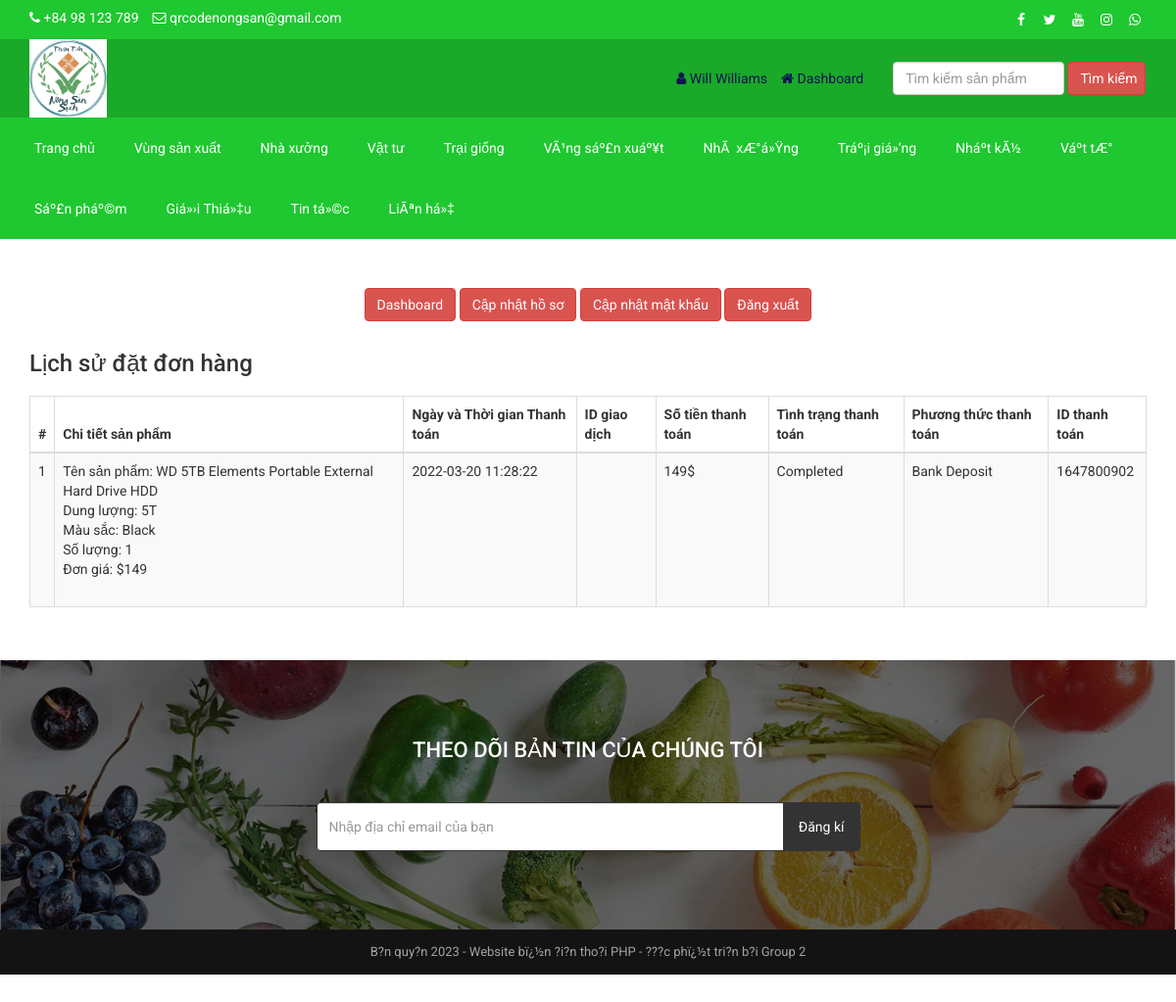
The page /customer-order.php (signed in) on the database as committed earlier.
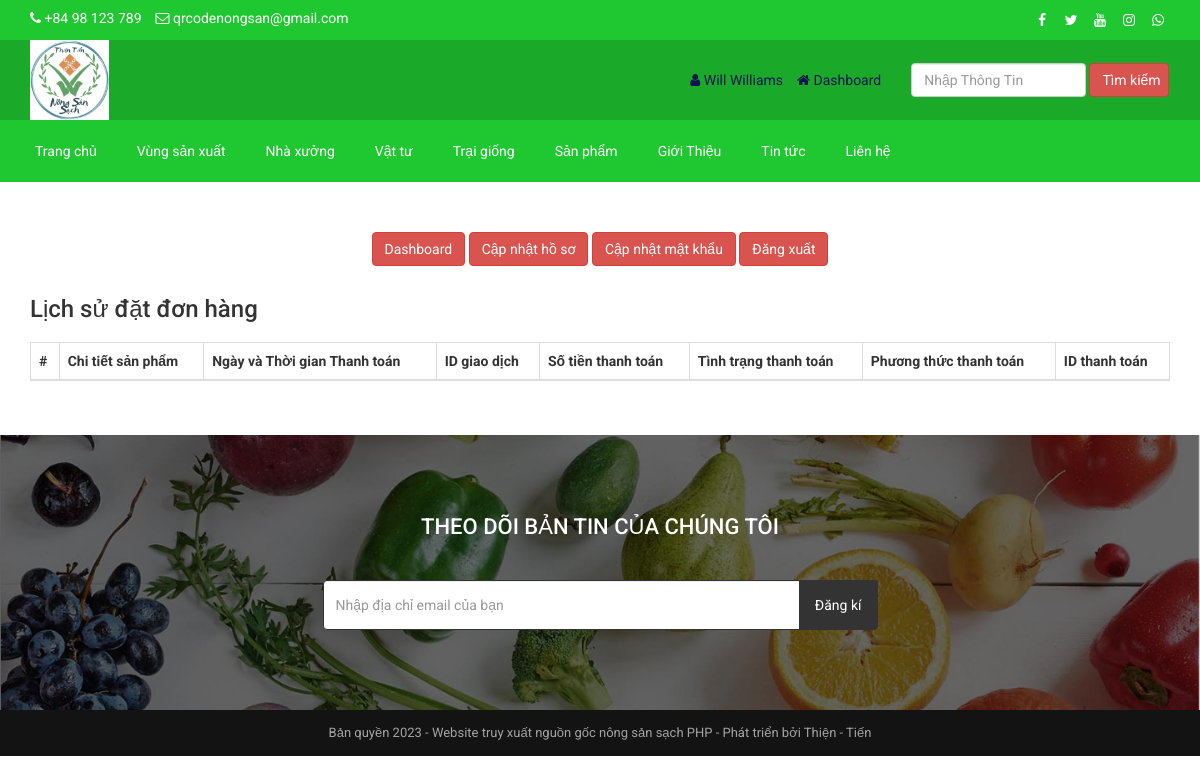
The same page on the database as committed later.
### tables this page shows
CREATE TABLE `tbl_social` (
  `social_id` int(11) NOT NULL,
  `social_name` varchar(30) NOT NULL,
  `social_url` varchar(255) NOT NULL,
  `social_icon` varchar(30) NOT NULL
);

CREATE TABLE `tbl_top_category` (
  `tcat_id` int(11) NOT NULL,
  `tcat_name` varchar(255) NOT NULL,
  `show_on_menu` int(1) NOT NULL
);

CREATE TABLE `tbl_page` (
  `id` int(11) NOT NULL,
  `about_title` varchar(255) NOT NULL,
  `about_content` mediumtext NOT NULL,
  `about_banner` varchar(255) NOT NULL,
  `about_meta_title` varchar(255) NOT NULL,
  `about_meta_keyword` mediumtext NOT NULL,
  `about_meta_description` mediumtext NOT NULL,
  `faq_title` varchar(255) NOT NULL,
  `faq_banner` varchar(255) NOT NULL,
  `faq_meta_title` varchar(255) NOT NULL,
  `faq_meta_keyword` mediumtext NOT NULL,
  `faq_meta_description` mediumtext NOT NULL,
  `blog_title` varchar(255) NOT NULL,
  `blog_banner` varchar(255) NOT NULL,
  `blog_meta_title` varchar(255) NOT NULL,
  `blog_meta_keyword` mediumtext NOT NULL,
  `blog_meta_description` mediumtext NOT NULL,
  `contact_title` varchar(255) NOT NULL,
  `contact_banner` varchar(255) NOT NULL,
  `contact_meta_title` varchar(255) NOT NULL,
  `contact_meta_keyword` mediumtext NOT NULL,
  `contact_meta_description` mediumtext NOT NULL,
  `pgallery_title` varchar(255) NOT NULL,
  `pgallery_banner` varchar(255) NOT NULL,
  `pgallery_meta_title` varchar(255) NOT NULL,
  `pgallery_meta_keyword` mediumtext NOT NULL,
  `pgallery_meta_description` mediumtext NOT NULL,
  `vgallery_title` varchar(255) NOT NULL,
  `vgallery_banner` varchar(255) NOT NULL,
  `vgallery_meta_title` varchar(255) NOT NULL,
  `vgallery_meta_keyword` mediumtext NOT NULL,
  `vgallery_meta_description` mediumtext NOT NULL
);

CREATE TABLE `tbl_payment` (
  `id` int(11) NOT NULL,
  `customer_id` int(11) NOT NULL,
  `customer_name` varchar(255) NOT NULL,
  `customer_email` varchar(255) NOT NULL,
  `payment_date` varchar(50) NOT NULL,
  `txnid` varchar(255) NOT NULL,
  `paid_amount` int(11) NOT NULL,
  `card_number` varchar(50) NOT NULL,
  `card_cvv` varchar(10) NOT NULL,
  `card_month` varchar(10) NOT NULL,
  `card_year` varchar(10) NOT NULL,
  `bank_transaction_info` mediumtext NOT NULL,
  `payment_method` varchar(20) NOT NULL,
  `payment_status` varchar(25) NOT NULL,
  `shipping_status` varchar(20) NOT NULL,
  `payment_id` varchar(255) NOT NULL
);

CREATE TABLE `tbl_order` (
  `id` int(11) NOT NULL,
  `product_id` int(11) NOT NULL,
  `product_name` varchar(255) NOT NULL,
  `size` varchar(100) NOT NULL,
  `color` varchar(100) NOT NULL,
  `quantity` varchar(50) NOT NULL,
  `unit_price` varchar(50) NOT NULL,
  `payment_id` varchar(255) NOT NULL
);

CREATE TABLE `tbl_settings` (
  `id` int(11) NOT NULL,
  `logo` varchar(100) NOT NULL,
  `favicon` varchar(100) NOT NULL,
  `footer_about` mediumtext NOT NULL,
  `footer_copyright` mediumtext NOT NULL,
  `contact_address` mediumtext NOT NULL,
  `contact_email` varchar(100) NOT NULL,
  `contact_phone` varchar(100) NOT NULL,
  `contact_fax` varchar(100) NOT NULL,
  `contact_map_iframe` mediumtext NOT NULL,
  `receive_email` varchar(100) NOT NULL,
  `receive_email_subject` varchar(100) NOT NULL,
  `receive_email_thank_you_message` mediumtext NOT NULL,
  `forget_password_message` mediumtext NOT NULL,
  `total_recent_post_footer` int(10) NOT NULL,
  `total_popular_post_footer` int(10) NOT NULL,
  `total_recent_post_sidebar` int(11) NOT NULL,
  `total_popular_post_sidebar` int(11) NOT NULL,
  `total_featured_product_home` int(11) NOT NULL,
  `total_latest_product_home` int(11) NOT NULL,
  `total_popular_product_home` int(11) NOT NULL,
  `meta_title_home` mediumtext NOT NULL,
  `meta_keyword_home` mediumtext NOT NULL,
  `meta_description_home` mediumtext NOT NULL,
  `banner_login` varchar(100) NOT NULL,
  `banner_registration` varchar(100) NOT NULL,
  `banner_forget_password` varchar(100) NOT NULL,
  `banner_reset_password` varchar(100) NOT NULL,
  `banner_search` varchar(100) NOT NULL,
  `banner_cart` varchar(100) NOT NULL,
  `banner_checkout` varchar(100) NOT NULL,
  `banner_product_category` varchar(100) NOT NULL,
  `banner_blog` varchar(100) NOT NULL,
  `cta_title` varchar(100) NOT NULL,
  `cta_content` mediumtext NOT NULL,
  `cta_read_more_text` varchar(100) NOT NULL,
  `cta_read_more_url` varchar(100) NOT NULL,
  `cta_photo` varchar(100) NOT NULL,
  `featured_product_title` varchar(100) NOT NULL,
  `featured_product_subtitle` varchar(100) NOT NULL,
  `latest_product_title` varchar(100) NOT NULL,
  `latest_product_subtitle` varchar(100) NOT NULL,
  `popular_product_title` varchar(100) NOT NULL,
  `popular_product_subtitle` varchar(100) NOT NULL,
  `testimonial_title` varchar(100) NOT NULL,
  `testimonial_subtitle` varchar(100) NOT NULL,
  `testimonial_photo` varchar(100) NOT NULL,
  `blog_title` varchar(100) NOT NULL,
  `blog_subtitle` varchar(100) NOT NULL,
  `newsletter_text` mediumtext NOT NULL,
  `paypal_email` varchar(100) NOT NULL,
  `stripe_public_key` varchar(100) NOT NULL,
  `stripe_secret_key` varchar(100) NOT NULL,
  `bank_detail` mediumtext NOT NULL,
  `before_head` mediumtext NOT NULL,
  `after_body` mediumtext NOT NULL,
  `before_body` mediumtext NOT NULL,
  `home_service_on_off` int(11) NOT NULL,
  `home_welcome_on_off` int(11) NOT NULL,
  `home_featured_product_on_off` int(11) NOT NULL,
  `home_latest_product_on_off` int(11) NOT NULL,
  `home_popular_product_on_off` int(11) NOT NULL,
  `home_testimonial_on_off` int(11) NOT NULL,
  `home_blog_on_off` int(11) NOT NULL,
  `newsletter_on_off` int(11) NOT NULL,
  `ads_above_welcome_on_off` int(1) NOT NULL,
  `ads_above_featured_product_on_off` int(1) NOT NULL,
  `ads_above_latest_product_on_off` int(1) NOT NULL,
  `ads_above_popular_product_on_off` int(1) NOT NULL,
  `ads_above_testimonial_on_off` int(1) NOT NULL,
  `ads_category_sidebar_on_off` int(1) NOT NULL
);

### customer-order.php (the view, shortened to what the changed rows need)
<?php require_once('header1.php'); ?>
<div class="page">
    <div class="container">
        <div class="row">
            <div class="col-md-12">
                <div class="user-content">
                    <div class="table-responsive">
                        <table class="table table-bordered table-striped table-hover">
                            <thead>
                                <tr>
                                    <th><?php echo '#' ?></th>
                                    <th><?php echo LANG_VALUE_48; ?></th>
                                    <th><?php echo LANG_VALUE_27; ?></th>
                                    <th><?php echo LANG_VALUE_28; ?></th>
                                    <th><?php echo LANG_VALUE_29; ?></th>
                                    <th><?php echo LANG_VALUE_30; ?></th>
                                    <th><?php echo LANG_VALUE_31; ?></th>
                                    <th><?php echo LANG_VALUE_32; ?></th>
                                </tr>
                            </thead>
                            <tbody>
            <?php
            $limit = 10;
            $page = @$_GET['page'];
            if($page)
                $start = ($page - 1) * $limit;
            else
                $start = 0;
            $statement = $pdo->prepare("SELECT * FROM tbl_payment WHERE customer_email=? ORDER BY id DESC LIMIT $start, $limit");
            $statement->execute(array($_SESSION['customer']['cust_email']));
            $result = $statement->fetchAll(PDO::FETCH_ASSOC);
            if ($page == 0) $page = 1;
            ?>
                                <?php
                                $tip = $page*10-10;
                                foreach ($result as $row) {
                                    $tip++;
                                    ?>
                                    <tr>
                                        <td><?php echo $tip; ?></td>
                                        <td>
                                            <?php
                                            $statement1 = $pdo->prepare("SELECT * FROM tbl_order WHERE payment_id=?");
                                            $statement1->execute(array($row['payment_id']));
                                            $result1 = $statement1->fetchAll(PDO::FETCH_ASSOC);
                                            foreach ($result1 as $row1) {
                                                echo 'Tên sản phẩm: '.$row1['product_name'];
                                                echo '<br>Dung lượng: '.$row1['size'];
                                                echo '<br>Màu sắc: '.$row1['color'];
                                                echo '<br>Số lượng: '.$row1['quantity'];
                                                echo '<br>Đơn giá: $'.$row1['unit_price'];
                                                echo '<br><br>';
                                            }
                                            ?>
                                        </td>
                                        <td><?php echo $row['payment_date']; ?></td>
                                        <td><?php echo $row['txnid']; ?></td>
                                        <td><?php echo $row['paid_amount'].'$'; ?></td>
                                        <td><?php echo $row['payment_status']; ?></td>
                                        <td><?php echo $row['payment_method']; ?></td>
                                        <td><?php echo $row['payment_id']; ?></td>
                                    </tr>
                                    <?php
                                }
                                ?>
                            </tbody>
                        </table>
                </div>
            </div>
        </div>
    </div>
</div>
<?php require_once('footer.php'); ?>

### header1.php (shortened to what the changed rows need)
<?php
include("admin/inc/config.php");
$statement = $pdo->prepare("SELECT * FROM tbl_settings WHERE id=1");
$statement->execute();
$result = $statement->fetchAll(PDO::FETCH_ASSOC);
foreach ($result as $row)
{
	$logo = $row['logo'];
	$contact_email = $row['contact_email'];
	$contact_phone = $row['contact_phone'];
}
?>
<!DOCTYPE html>
<html lang="en">
<head>
	<link rel="stylesheet" href="assets/css/bootstrap.min.css">
	<link rel="stylesheet" href="assets/css/font-awesome.min.css">
	<link rel="stylesheet" href="assets/css/owl.carousel.min.css">
	<link rel="stylesheet" href="assets/css/owl.theme.default.min.css">
	<link rel="stylesheet" href="assets/css/jquery.bxslider.min.css">
    <link rel="stylesheet" href="assets/css/magnific-popup.css">
    <link rel="stylesheet" href="assets/css/rating.css">
	<link rel="stylesheet" href="assets/css/spacing.css">
	<link rel="stylesheet" href="assets/css/bootstrap-touch-slider1.css">
	<link rel="stylesheet" href="assets/css/animate.min.css">
	<link rel="stylesheet" href="assets/css/tree-menu.css">
	<link rel="stylesheet" href="assets/css/select2.min.css">
	<link rel="stylesheet" href="assets/css/main.css">
	<link rel="stylesheet" href="assets/css/responsive.css">
	<?php
	$statement = $pdo->prepare("SELECT * FROM tbl_page WHERE id=1");
	$statement->execute();
	$result = $statement->fetchAll(PDO::FETCH_ASSOC);
		?>
</head>
<body>
<div class="top" style="background: #1fc730;">
	<div class="container">
		<div class="row">
			<div class="col-md-6 col-sm-6 col-xs-12">
				<div class="left">
					<ul>
						<li><i class="fa fa-phone"></i> <?php echo $contact_phone; ?></li>
						<li><i class="fa fa-envelope-o"></i> <?php echo $contact_email; ?></li>
					</ul>
				</div>
			</div>
			<div class="col-md-6 col-sm-6 col-xs-12">
				<div class="right">
					<ul>
						<?php
						$statement = $pdo->prepare("SELECT * FROM tbl_social");
						$statement->execute();
						$result = $statement->fetchAll(PDO::FETCH_ASSOC);
						foreach ($result as $row) {
							?>
							<?php if($row['social_url'] != ''): ?>
							<li><a href="<?php echo $row['social_url']; ?>"><i class="<?php echo $row['social_icon']; ?>"></i></a></li>
							<?php endif; ?>
							<?php
						}
						?>
					</ul>
				</div>
			</div>
		</div>
	</div>
</div>
<div class="header" style="background: #1aa929;">
	<div class="container">
		<div class="row inner">
			<div class="col-md-4 logo">
				<a href="index.php"><img src="assets/uploads/<?php echo $logo; ?>" alt="logo image"></a>
			</div>
			<div class="col-md-3 search-area">
				<form class="navbar-form navbar-left" role="search" action="search-result.php" method="get">
					<div class="form-group">
						<input type="text" class="form-control search-top" placeholder="<?php echo LANG_VALUE_2; ?>" name="search_text">
					</div>
				</form>
			</div>
		</div>
	</div>
</div>
<div class="nav" style="background: #1fc730;">
	<div class="container">
		<div class="row">
			<div class="col-md-12 pl_0 pr_0">
				<div class="menu-container">
					<div class="menu" style="background: #1fc730;">
						<ul>
							<?php
							$statement = $pdo->prepare("SELECT * FROM tbl_top_category WHERE show_on_menu=1");
							$statement->execute();
							$result = $statement->fetchAll(PDO::FETCH_ASSOC);
							foreach ($result as $row) {
								?>
								<li><a href="product-category.php?id=<?php echo $row['tcat_id']; ?>&type=top-category"><?php echo $row['tcat_name']; ?></a>
								</li>
								<?php
							}
							?>
							<?php
							$statement = $pdo->prepare("SELECT * FROM tbl_page WHERE id=1");
							$statement->execute();
							$result = $statement->fetchAll(PDO::FETCH_ASSOC);
							foreach ($result as $row) {
								$about_title = $row['about_title'];
								$faq_title = $row['faq_title'];
								$contact_title = $row['contact_title'];
							}
							?>
							<li><a href="about.php"><?php echo $about_title; ?></a></li>
							<li><a href="faq.php"><?php echo $faq_title; ?></a></li>
							<li><a href="contact.php"><?php echo $contact_title; ?></a></li>
						</ul>
					</div>
				</div>
			</div>
		</div>
	</div>
</div>

### footer.php (shortened to what the changed rows need)
<?php
$statement = $pdo->prepare("SELECT * FROM tbl_settings WHERE id=1");
$statement->execute();
$result = $statement->fetchAll(PDO::FETCH_ASSOC);
foreach ($result as $row)
{
	$footer_copyright = $row['footer_copyright'];
    $newsletter_on_off = $row['newsletter_on_off'];
}
?>
<?php if($newsletter_on_off == 1): ?>
<section class="home-newsletter" style="background-image: url('../nongsanquenha.com/img/footer2.jpg'); background-size: cover; background-position: center;">
	<div class="container">
		<div class="row">
			<div class="col-md-6 col-md-offset-3">
				<div class="single">
				<form action="" method="post">
					<h2><?php echo LANG_VALUE_93; ?></h2>
				</div>
			</div>
		</div>
	</div>
</section>
<?php endif; ?>
<div class="footer-bottom">
	<div class="container">
		<div class="row">
			<div class="col-md-12 copyright">
				<?php echo $footer_copyright; ?>
			</div>
		</div>
	</div>
</div>
</body>
</html>

Rows that differ between the two databases and show on the page:
removed tbl_top_category: tcat_name "VÃ¹ng sáº£n xuáº¥t"
removed tbl_top_category: tcat_name "NhÃ xÆ°á»Ÿng"
removed tbl_top_category: tcat_name "Tráº¡i giá»‘ng"
removed tbl_top_category: tcat_name "Nháº­t kÃ½"
removed tbl_top_category: tcat_name "Váº­t tÆ°"
removed tbl_payment: payment_date "2022-03-20 11:28:22", paid_amount "149", payment_status "Completed", payment_method "Bank Deposit", payment "1647800902"
removed tbl_order: product_name "WD 5TB Elements Portable External Hard Drive HDD", size "5T", color "Black", quantity "1", unit_price "149"
changed tbl_settings "qrcodenongsan@gmail.com": footer_copyright "B?n quy?n 2023 - Website bï¿½n ?i?n tho?i PHP - ???c phï¿½t tri?n b?i Group 2" → "Bản quyền 2023 - Website truy xuất nguồn gốc nông sản sạch PHP - Phát triển bởi Thiện - Tiến"
changed tbl_top_category: tcat_name "Sáº£n pháº©m" → "Sản phẩm"
changed tbl_page: about_title "Giá»›i Thiá»‡u" → "Giới Thiệu"; faq_title "Tin tá»©c" → "Tin tức"; contact_title "LiÃªn há»‡" → "Liên hệ"
Other text that changed with them:
form field search_text: "Tìm kiếm sản phẩm" → "Nhập Thông Tin"
